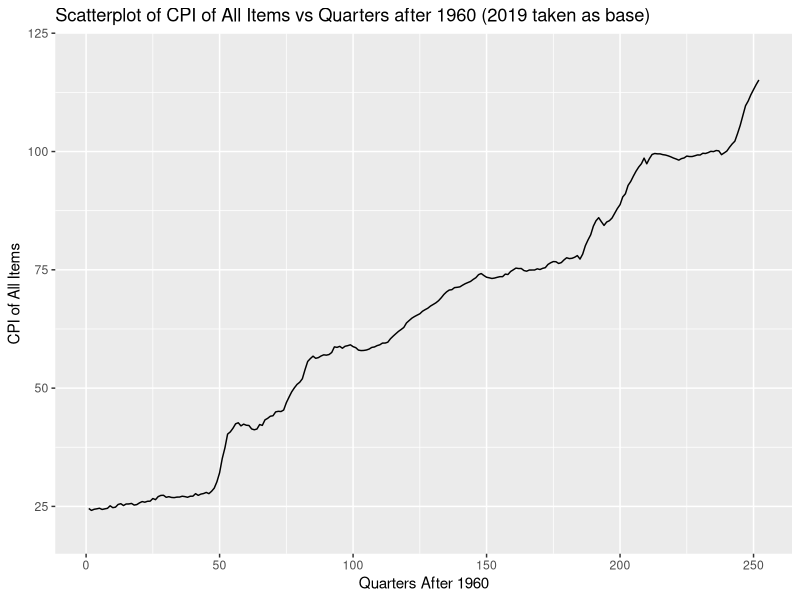
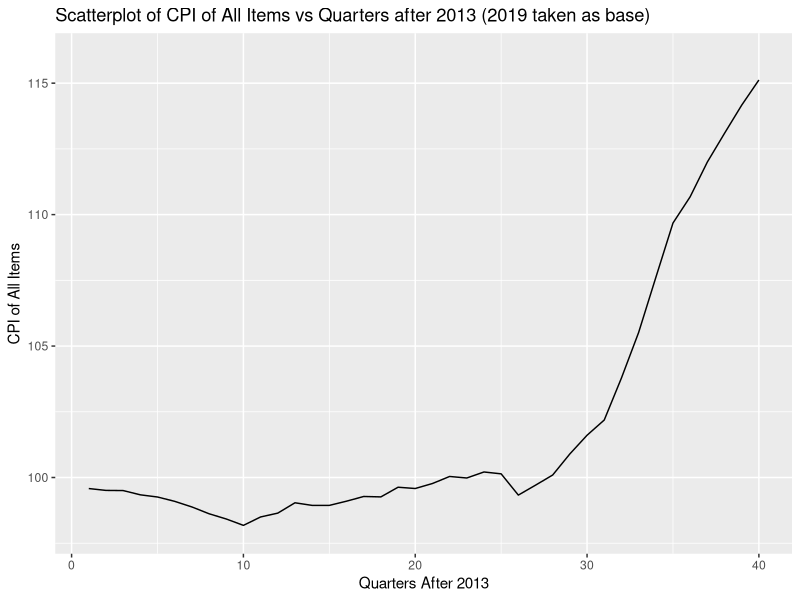

Reproduce these figures in R, in order.
library(ggplot2)
setwd("/home/marcus/repos/cpi-singapore")
data <- read.csv("ConsumerPriceIndexCPI2019AsBaseYearQuarterly.csv")
#data for CPI of All Items from 1961 to 2023
genData <- as.data.frame(t(data[1, 2:253]))
genData
i = 252
add <- c()
while (i>0) {
  add <- append(add, i)
  i <- i - 1
}
genData$QuartersAfter <- add
colnames(genData)[1] <- 'AllItems'
genData$AllItems <- as.numeric(genData$AllItems)
p1961 <- ggplot(data = genData, mapping = aes (x=QuartersAfter, y=AllItems)) + geom_line() + labs(title='Scatterplot of CPI of All Items vs Quarters after 1960 (2019 taken as base)', x='Quarters After 1960', y='CPI of All Items') + coord_cartesian(ylim=c(20,120))
print(p1961)

#data for CPI from 2014 to 2023
data2014 <- as.data.frame(t(data[c(1,3,67,84,103,113,130), 2:41]))
data2014
i = 40
add2014 <- c()
while (i>0) {
  add2014 <- append(add2014, i)
  i <- i - 1
}
add2014
data2014$QuartersAfter <- add2014
colnames(data2014)[1] <- 'AllItems'
data2014$AllItems <- as.numeric(data2014$AllItems)
colnames(data2014)[2] <- 'FoodExclServices'
data2014$FoodExclServices <- as.numeric(data2014$FoodExclServices)
colnames(data2014)[3] <- 'HousingUtilities'
data2014$HousingUtilities <- as.numeric(data2014$HousingUtilities)
colnames(data2014)[4] <- 'Healthcare'
data2014$Healthcare <- as.numeric(data2014$Healthcare)
colnames(data2014)[5] <- 'PublicTransport'
data2014$PublicTransport <- as.numeric(data2014$PublicTransport)
colnames(data2014)[6] <- 'TelcoServices'
data2014$TelcoServices <- as.numeric(data2014$TelcoServices)
colnames(data2014)[7] <- 'Education'
data2014$Education <- as.numeric(data2014$Education)
data2014
p2014 <- ggplot(data = data2014, mapping = aes (x=QuartersAfter, y=AllItems)) + geom_line() + labs(title='Scatterplot of CPI of All Items vs Quarters after 2013 (2019 taken as base)', x='Quarters After 2013', y='CPI of All Items') + coord_cartesian(ylim=c(98,116))
print(p2014)
